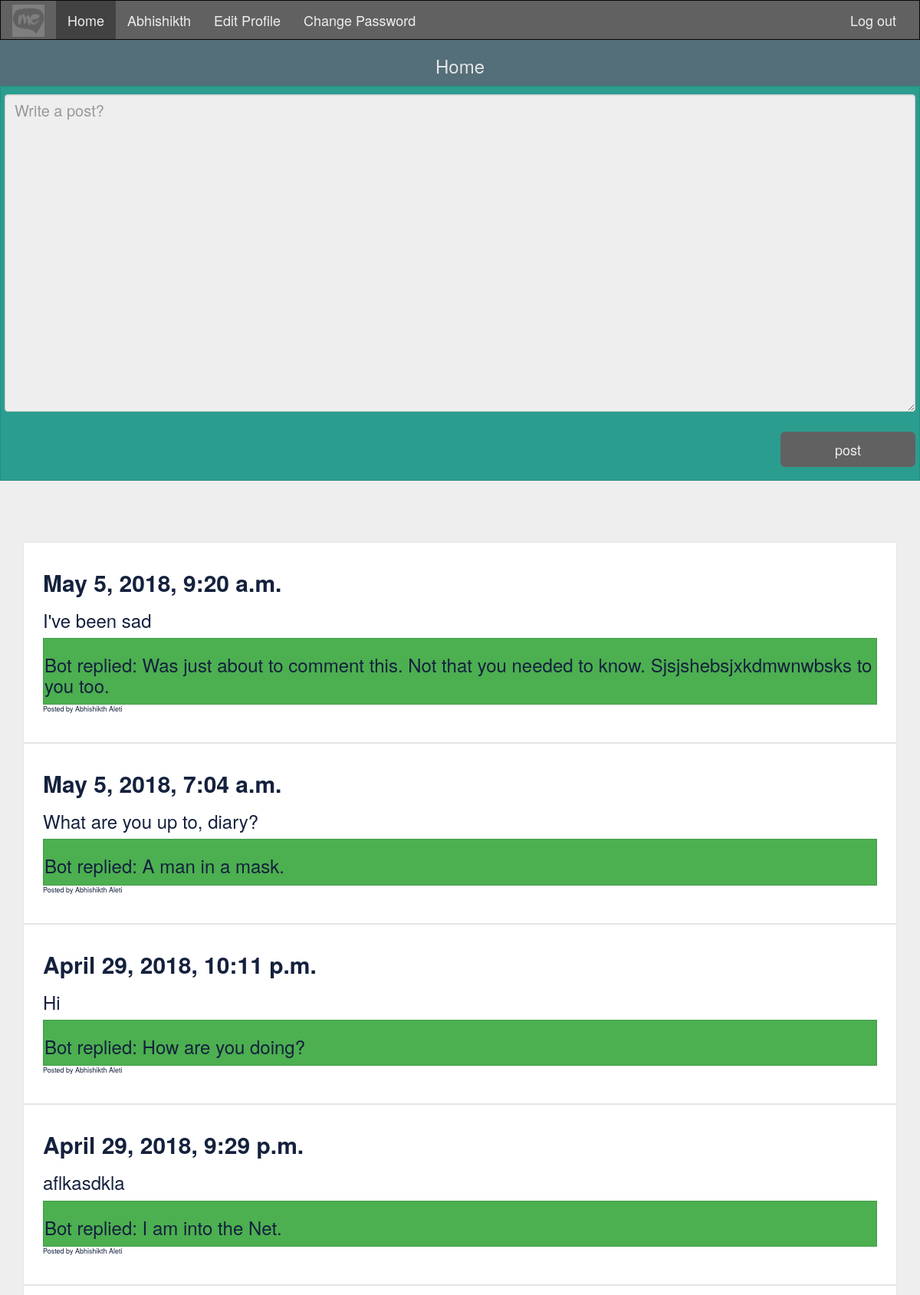
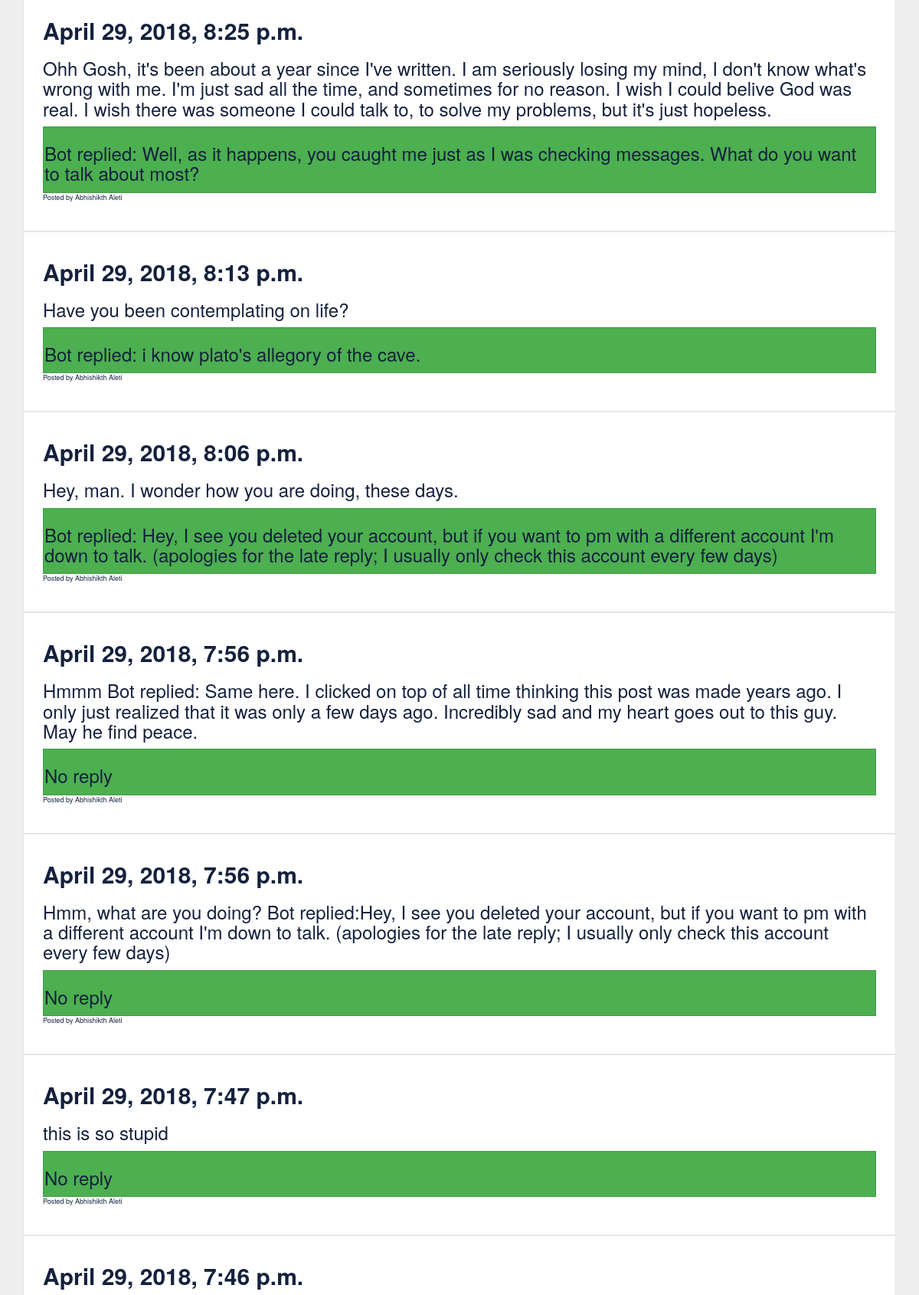
The app's page /home/ (signed in, upper part) with its own data (2 pictures, top to bottom).
### home/models.py (models this page shows)
class Post(models.Model):
    post = models.CharField(max_length=500)
    user = models.ForeignKey(User)
    created = models.DateTimeField(auto_now_add=True)
    updated = models.DateTimeField(auto_now=True)
    reply = models.CharField(max_length=800)

### home/views.py (the view, shortened to what this page needs)
class HomeView(TemplateView):
    template_name = 'home/home.html'
    def get(self, request):
        form = HomeForm()
        posts = Post.objects.all().order_by('-created')
        print(posts)
        args = {'form':form, 'posts':posts}
        return render(request, self.template_name, args)

### home/forms.py
class HomeForm(forms.ModelForm):
    post = forms.CharField(widget=forms.TextInput(
        attrs={
            'class': 'form-control',
            'placeholder': 'Write a post....',
        }
    ))
    class Meta:
        model = Post
        fields = ('post',)

### home/templates/home/home.html (shortened to what this page needs)
{% extends 'base.html' %}
{% block jumbotron %}
<center><h3>Home</h3></center>
{% endblock %}
{% block body %}
<div class="wrapper" style="background-color:#e9c46a;">
  <form method="post" class="form-signin-diary">
    <textarea style="background-color:#eee;color:#000;font-size:20px" placeholder="Write a post?" class="form-control" name="{{form.post.name}}" rows="14"></textarea>
    <br/>
    <div align="right">
      <button type="submit" style="background-color:#616161;color:#eee;padding-left:70px;padding-right:70px" class="btn btn-lg">post</button>
    </div>
  </form>
</div>
<div class="wrapper">
  {% for post in posts %}
  {% if user.get_full_name == post.user.get_full_name %}
  <div class = "form-signin">
    <h2><strong>{{ post.created }}</strong></h2>
    <h3>{{ post.post }}</h3>
    <div class="form-signin-inner">
      <h3>{{ post.reply }}</h3>
    </div>
    <p style="font-size:50%">Posted by {{ post.user.get_full_name }} </p>
  </div>
  {% endif %}
  {% endfor %}
</div>
{% endblock %}

### accounts/templates/base.html (shortened to what this page needs)
{% load staticfiles %}
<html>
<head>
  <link rel="stylesheet" href="https://maxcdn.bootstrapcdn.com/bootstrap/3.3.7/css/bootstrap.min.css">
  <link rel="stylesheet" href="https://maxcdn.bootstrapcdn.com/font-awesome/4.7.0/css/font-awesome.min.css">
</head>
<body style="background-color:#eee;">
  <nav class="navbar navbar-inverse">
    <div class="container-fluid">
      <div class="navbar-header">
        <a class="navbar-brand" href="/">
          <img src="{% static "myApp/mE.png" %}" alt="myEleanor" width="42" height="42" style="margin: -10px 0 0 0;"/>
        </a>
      </div>
      <div id="navbar" class="navbar-collapse collapse">
        {% if user.is_authenticated %}
        <ul class="nav navbar-nav">
          {% url 'home:home' as home_url %}
          <li {% if request.get_full_path == home_url %}class="hmm"{% endif %}><a style="color:#eeeeee;" href="{% url 'home:home' %}">Home</a></li>
          {% url 'accounts:view_profile' as profile %}
          <li {% if request.get_full_path == profile %}class="hmm"{% endif %}><a style="color:#eeeeee;" href="{% url 'accounts:view_profile' %}">{{user.first_name}}</a></li>
          {% url 'accounts:edit_profile' as edit_profile %}
          <li {% if request.get_full_path == edit_profile %}class="hmm"{% endif %}><a style="color:#eeeeee;" href="{% url 'accounts:edit_profile' %}">Edit Profile</a></li>
          {% url 'accounts:change_password' as change_password %}
          <li {% if request.get_full_path == change_password %}class="hmm"{% endif %}><a style="color:#eeeeee;" href="{% url 'accounts:change_password' %}">Change Password</a></li>
        </ul>
        <ul class="nav navbar-nav navbar-right">
          {% url 'accounts:logout' as logout %}
          <li {% if request.get_full_path == logout %}class="hmm"{% endif %}><a style="color:#eeeeee;" href="{% url 'accounts:logout' %}">Log out</a></li>
        </ul>
        {% endif %}
      </div>
    </div>
  </nav>
  <div>
    <div class="jumbotron" style="background-color:#546e7a;color:#e5e5e5;padding-top:1px;padding-bottom:3px">
      <div class="container-fluid">
        {% block jumbotron %}{% endblock %}
      </div>
    </div>
  </div>
  {% block body %}{% endblock %}
</body>
</html>

### home/templates/home/home.html (style rules this page uses)
.wrapper { margin-bottom: 80px; }
.form-signin-inner { max-width: 105%; padding: 1px 1px 1px; margin: 0 auto; background-color: #4caf50; border: 1px solid rgba(0, 0, 0, 0.1); }
.form-signin-diary { max-width: 100%; padding: 10px 5px 17px; margin-top: -30px; background-color:#2a9d8f; border: 1px solid rgba(0, 0, 0, 0.1); }
.form-signin { max-width: 95%; padding: 15px 25px 26px; margin: 0 auto; background-color: #fff; border: 1px solid rgba(0, 0, 0, 0.1); }

### accounts/templates/base.html (style rules this page uses)
.navbar { margin-bottom: 0; border-radius: 0 !important; -moz-border-radius: 0 !important; }
.navbar-inverse { background-color: #616161; }
.navbar-inverse .navbar-brand, .navbar-inverse .navbar-text { color: rgba(255,255,255,.8); }
.hmm { background-color: #424242; }
body { color:#14213d; font-size: 18px; }

### records on screen
Post: created "May 5, 2018, 9:20 a.m.", post "I've been sad", reply "Bot replied: Was just about to comment this. Not that you needed to know. Sjsjshebsjxkdmwnwbsks to you too.", user.get_full_name "Abhishikth Aleti"
Post: created "May 5, 2018, 7:04 a.m.", post "What are you up to, diary?", reply "Bot replied: A man in a mask.", user.get_full_name "Abhishikth Aleti"
Post: created "April 29, 2018, 10:11 p.m.", post "Hi", reply "Bot replied: How are you doing?", user.get_full_name "Abhishikth Aleti"
Post: created "April 29, 2018, 9:29 p.m.", post "aflkasdkla", reply "Bot replied: I am into the Net.", user.get_full_name "Abhishikth Aleti"
Post: created "April 29, 2018, 8:25 p.m.", post "Ohh Gosh, it's been about a year since I've written. I am seriously losing my mind, I don't know what's wrong with me. I'm just sad all the time, and sometimes for no reason. I wish I could belive God was real. I wish there was someone I could talk to, to solve my problems, but it's just hopeless.", reply "Bot replied: Well, as it happens, you caught me just as I was checking messages. What do you want to talk about most?", user.get_full_name "Abhishikth Aleti"
Post: created "April 29, 2018, 8:13 p.m.", post "Have you been contemplating on life?", reply "Bot replied: i know plato's allegory of the cave.", user.get_full_name "Abhishikth Aleti"
Post: created "April 29, 2018, 8:06 p.m.", post "Hey, man. I wonder how you are doing, these days.", reply "Bot replied: Hey, I see you deleted your account, but if you want to pm with a different account I'm down to talk. (apologies for the late reply; I usually only check this account every few days)", user.get_full_name "Abhishikth Aleti"
Post: created "April 29, 2018, 7:56 p.m.", post "Hmmm Bot replied: Same here. I clicked on top of all time thinking this post was made years ago. I only just realized that it was only a few days ago. Incredibly sad and my heart goes out to this guy. May he find peace.", reply "No reply", user.get_full_name "Abhishikth Aleti"
Post: created "April 29, 2018, 7:56 p.m.", post "Hmm, what are you doing? Bot replied:Hey, I see you deleted your account, but if you want to pm with a different account I'm down to talk. (apologies for the late reply; I usually only check this account every few days)", reply "No reply", user.get_full_name "Abhishikth Aleti"
Post: created "April 29, 2018, 7:47 p.m.", post "this is so stupid", reply "No reply", user.get_full_name "Abhishikth Aleti"
Post: created "April 29, 2018, 7:46 p.m."

### other values on screen
{{ user.first_name }} "Abhishikth"
